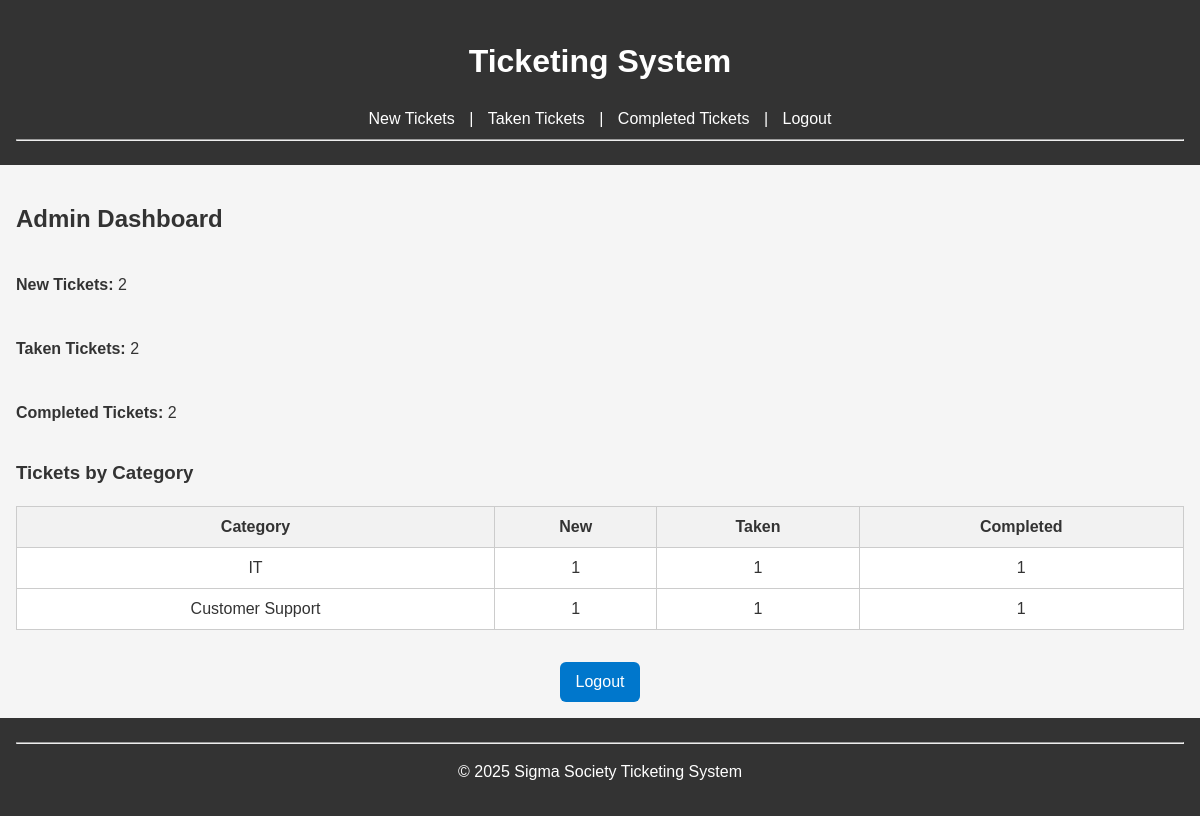
The page /admin (signed in) on the database its author committed.
### tables this page shows
CREATE TABLE Categories (
    id INTEGER PRIMARY KEY AUTOINCREMENT,
    name TEXT NOT NULL
);

### app.py (the view)
@app.route('/admin')
def admin_dashboard():
    if not session.get('admin'):
        return redirect('/adnin_login')
    conn = get_db_connection()
    new_count = conn.execute('SELECT COUNT(*) FROM NewTickets').fetchone()[0]
    taken_count = conn.execute('SELECT COUNT(*) FROM TakenTickets').fetchone()[0]
    completed_count = conn.execute('SELECT COUNT(*) FROM CompletedTickets').fetchone()[0]
    categories = conn.execute('SELECT * FROM Categories').fetchall()
    category_stats = []
    for category in categories:
        cat_id = category['id']
        new = conn.execute('SELECT COUNT(*) FROM NewTickets WHERE category_id = ?', (cat_id,)).fetchone()[0]
        taken = conn.execute('SELECT COUNT(*) FROM TakenTickets WHERE category_id = ?', (cat_id,)).fetchone()[0]
        completed = conn.execute('SELECT COUNT(*) FROM CompletedTickets WHERE category_id = ?', (cat_id,)).fetchone()[0]
        category_stats.append({
            'name': category['name'],
            'new': new,
            'taken': taken,
            'completed': completed
        })
    conn.close()
    return render_template('admin_dashboard.html',
                           new_count=new_count,
                           taken_count=taken_count,
                           completed_count=completed_count,
                           category_stats=category_stats)

### app.py (called while the page is built)
def get_db_connection():
    db = Path(__file__).parent/"tickets.db"
    conn = sqlite3.connect(db)
    conn.row_factory = sqlite3.Row
    return conn

### templates/admin_dashboard.html
{% extends "base.html" %}
{% block content %}
<h2>Admin Dashboard</h2>
<div class="stats">
    <p><strong>New Tickets:</strong> {{ new_count }}</p>
    <p><strong>Taken Tickets:</strong> {{ taken_count }}</p>
    <p><strong>Completed Tickets:</strong> {{ completed_count }}</p>
</div>
<h3>Tickets by Category</h3>
<div class="table-wrapper">
    <table>
        <thead>
            <tr>
                <th>Category</th>
                <th>New</th>
                <th>Taken</th>
                <th>Completed</th>
            </tr>
        </thead>
        <tbody>
            {% for cat in category_stats %}
            <tr>
                <td>{{ cat.name }}</td>
                <td>{{ cat.new }}</td>
                <td>{{ cat.taken }}</td>
                <td>{{ cat.completed }}</td>
            </tr>
            {% endfor %}
        </tbody>
    </table>
</div>
<div class="center-button">
    <a href="{{ url_for('logout') }}" class="button-link">Logout</a>
</div>
{% endblock %}

### static/style.css (style rules this page uses)
body { font-family: Arial, sans-serif; margin: 0; padding: 0; line-height: 1.5; background-color: #f5f5f5; color: #333; }
table { width: 100%; border-collapse: collapse; background-color: white; margin-bottom: 1em; }
th, td { border: 1px solid #ddd; padding: 8px; text-align: left; }
th { background-color: #f2f2f2; }
.button-link { display: block; text-align: center; padding: 0.75rem; background-color: #0077cc; color: white; border-radius: 6px; text-decoration: none; }
.table-wrapper { overflow-x: auto; margin-top: 1rem; }
table { width: 100%; border-collapse: collapse; }
table th, table td { border: 1px solid #ccc; padding: 0.5rem; text-align: center; }
.stats { display: flex; flex-direction: column; gap: 0.5rem; margin-bottom: 1rem; }
.center-button { text-align: center; margin-top: 1rem; }
.button-link { display: inline-block; padding: 0.5rem 1rem; background-color: #0077cc; color: #fff; text-decoration: none; border-radius: 6px; }

### rows shown on the page
Categories: name "IT", new "1", taken "1", completed "1"
Categories: name "Customer Support", new "1", taken "1", completed "1"

### other values the page prints
{{ new_count }} "2"
{{ taken_count }} "2"
{{ completed_count }} "2"
{{ current_year or "2025" }} "2025"
